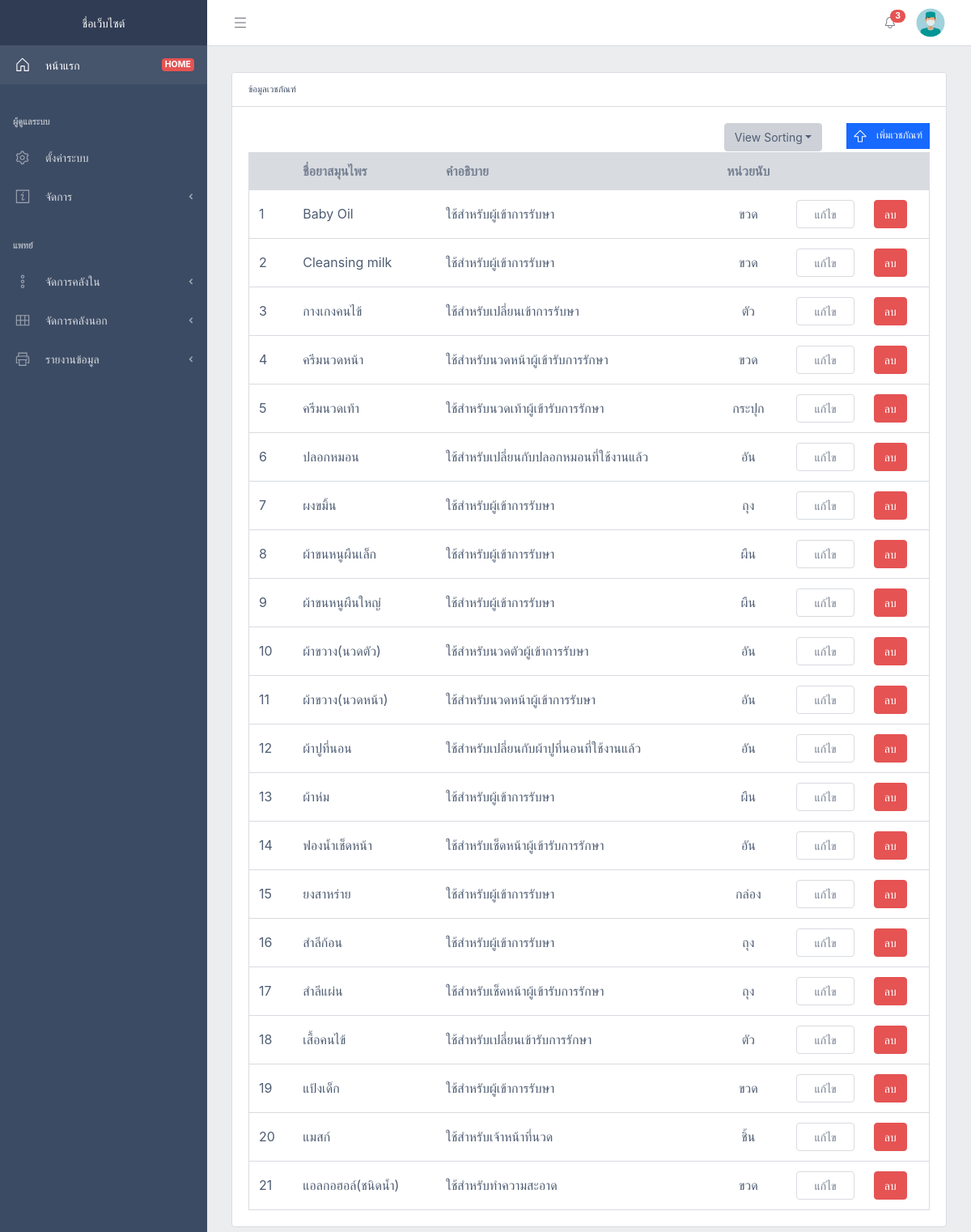
/index?p=medical-info (signed in), run on the app's committed database.
### tables this page shows
CREATE TABLE `medical_list`  (
  `Id` int(11) NOT NULL AUTO_INCREMENT,
  `Id_Counting` int(11) UNSIGNED NOT NULL,
  `Name` varchar(100) NOT NULL,
  `Desc` varchar(150) NOT NULL,
  `status` tinyint(1) NOT NULL DEFAULT 1,
  PRIMARY KEY (`Id`) USING BTREE,
  INDEX `Id_Counting`(`Id_Counting`) USING BTREE,
  CONSTRAINT `medical_list_ibfk_1` FOREIGN KEY (`Id_Counting`) REFERENCES `counting_list` (`Id`) ON DELETE RESTRICT ON UPDATE RESTRICT
);

CREATE TABLE `counting_list`  (
  `Id` int(11) UNSIGNED NOT NULL AUTO_INCREMENT,
  `Name` varchar(15) NOT NULL,
  `status` tinyint(1) NOT NULL DEFAULT 1,
  PRIMARY KEY (`Id`) USING BTREE
);

### function/kdxr_function.php (called while the page is built, shortened)
<?php
class kdxr_function {
	public function GettingMedicalInfo($sort){
		$conn = self::selfconnectDb();
		$posts = array();
		$sql = "SELECT a.Id , a.Name as Name , a.Desc as Desc_name , b.Name as Counting
				FROM medical_list a
				JOIN counting_list b on a.Id_Counting=b.Id
				WHERE a.status = 1
				ORDER BY a.Name $sort
		";
		$result = mysqli_query($conn, $sql);
		while($row = mysqli_fetch_array($result,MYSQLI_ASSOC))
		{
			$posts[] = $row;
		}
		return ['result' => $posts];
	}
	private function selfconnectDb()
	{
		$conn = mysqli_connect(HOST, USER, PASSWORD, DATABASE);
		return $conn;
	}
}
?>

### page/medical-info.php (the view, shortened to what this page needs)
<?php include ('template/left_menu.php'); ?>
<div class="c-wrapper c-fixed-components">
<?php include ('template/top_menu.php'); ?>
 <div class="c-body">
        <main class="c-main">
          <div class="container-fluid">
            <div class="fade-in">
              <div class="row">
					<div class="col-lg-12" id="herbal">
						<div class="card">
							<div class="card-header"><small>ข้อมูลเวชภัณฑ์</small></div>
							<div class="card-body">
								<div class="row justify-content-end">
									<div class="col-md-auto dropdown">
										<button class="btn btn-secondary dropdown-toggle" id="dropdownMenu2" type="button" data-toggle="dropdown" aria-haspopup="true" aria-expanded="false">View Sorting</button>
									</div>
									<div class="col-md-auto mb-1">
										<button class="btn btn-sm btn-square btn-behance" data-toggle="modal" data-target="#addmedical" type="button">
											<svg class="c-icon mr-2">
											<use xlink:href="vendors/@coreui/icons/svg/free.svg#cil-arrow-thick-top"></use>
											</svg>
											<span>เพิ่มเวชภัณฑ์</span>
										</button>
									</div>
								</div>
								<table class="table table-responsive-sm table-hover table-outline mb-0">
									<thead class="thead-light">
									  <tr>
										<th></th>
										<th>ชื่อยาสมุนไพร</th>
										<th>คำอธิบาย</th>
										<th class="text-center">หน่วยนับ</th>
										<th></th>
										<th></th>
									  </tr>
									</thead>
									<tbody>
										<?php
											$sorting = (isset($_GET['sort'])) ? $_GET['sort'] : "";
											$result_list = $functions->GettingMedicalInfo($sorting);
											foreach ($result_list['result'] as $key=>$row)
											{
										?>
										<tr>
											<td>
											<?php echo $key+1;?>
											</td>
											<td>
												<?php echo $row['Name'];  ?>
											</td>
											<td>
												<?php
													echo $row['Desc_name'];
												?>
											</td>
											<td class="text-center">
												<?php echo $row['Counting'];   ?>
											</td>
											<td>
												<a href="index?p=medical-info&id=<?php echo $row["Id"];?>"><button class="form-control" type="button">แก้ไข</button></a>
											</td>
											<td>
												<a href="index?p=medical-info&remid=<?php echo $row["Id"];?>" onclick="return confirm('ยืนยันการลบ?')">
													<button class="btn btn-danger" type="button">
														ลบ
													</button>
												</a>
											</td>
										</tr>
										<?php
											}
										?>
									</tbody>
									</table>
							</div>
					    </div>
					</div>
            </div>
          </div>
        </main>
      </div>
	  </div>

### data on the page
medical_list: Name "Baby Oil", Desc "ใช้สำหรับผู้เข้าการรับษา", Id_Counting.Name "ขวด"
medical_list: Name "Cleansing milk", Desc "ใช้สำหรับผู้เข้าการรับษา", Id_Counting.Name "ขวด"
medical_list: Name "กางเกงคนไข้", Desc "ใช้สำหรับเปลี่ยนเข้าการรับษา", Id_Counting.Name "ตัว"
medical_list: Name "ครีมนวดหน้า", Desc "ใช้สำหรับนวดหน้าผู้เข้ารับการรักษา", Id_Counting.Name "ขวด"
medical_list: Name "ครีมนวดเท้า", Desc "ใช้สำหรับนวดเท้าผู้เข้ารับการรักษา", Id_Counting.Name "กระปุก"
medical_list: Name "ปลอกหมอน", Desc "ใช้สำหรับเปลี่ยนกับปลอกหมอนที่ใช้งานแล้ว", Id_Counting.Name "อัน"
medical_list: Name "ผงขมิ้น", Desc "ใช้สำหรับผู้เข้าการรับษา", Id_Counting.Name "ถุง"
medical_list: Name "ผ้าขนหนูผืนเล็ก", Desc "ใช้สำหรับผู้เข้าการรับษา", Id_Counting.Name "ผืน"
medical_list: Name "ผ้าขนหนูผืนใหญ่", Desc "ใช้สำหรับผู้เข้าการรับษา", Id_Counting.Name "ผืน"
medical_list: Name "ผ้าขวาง(นวดตัว)", Desc "ใช้สำหรับนวดตัวผู้เข้าการรับษา", Id_Counting.Name "อัน"
medical_list: Name "ผ้าขวาง(นวดหน้า)", Desc "ใช้สำหรับนวดหน้าผู้เข้าการรับษา", Id_Counting.Name "อัน"
medical_list: Name "ผ้าปูที่นอน", Desc "ใช้สำหรับเปลี่ยนกับผ้าปูที่นอนที่ใช้งานแล้ว", Id_Counting.Name "อัน"
medical_list: Name "ผ้าห่ม", Desc "ใช้สำหรับผู้เข้าการรับษา", Id_Counting.Name "ผืน"
medical_list: Name "ฟองน้ำเช็ดหน้า", Desc "ใช้สำหรับเช็ดหน้าผู้เข้ารับการรักษา", Id_Counting.Name "อัน"
medical_list: Name "ยงสาหร่าย", Desc "ใช้สำหรับผู้เข้าการรับษา", Id_Counting.Name "กล่อง"
medical_list: Name "สำลีก้อน", Desc "ใช้สำหรับผู้เข้าการรับษา", Id_Counting.Name "ถุง"
medical_list: Name "สำลีแผ่น", Desc "ใช้สำหรับเช็ดหน้าผู้เข้ารับการรักษา", Id_Counting.Name "ถุง"
medical_list: Name "เสื้อคนไข้", Desc "ใช้สำหรับเปลี่ยนเข้ารับการรักษา", Id_Counting.Name "ตัว"
medical_list: Name "แป้งเด็ก", Desc "ใช้สำหรับผู้เข้าการรับษา", Id_Counting.Name "ขวด"
medical_list: Name "แมสก์", Desc "ใช้สำหรับเจ้าหน้าที่นวด", Id_Counting.Name "ชิ้น"
medical_list: Name "แอลกอฮอล์(ชนิดน้ำ)", Desc "ใช้สำหรับทำความสะอาด", Id_Counting.Name "ขวด"

### other printed values
WEB_NAME "ชื่อเว็บไซต์"
IS_ADMIN "ผู้ดูแลระบบ"
MENUHEAD "จัดการ"
IS_MEDIC "แพทย์"
MENUHEAD2 "จัดการคลังใน"
MENUHEAD3 "จัดการคลังนอก"
MENUHEAD4 "รายงานข้อมูล"
sizeof($countingAlert) "3"
